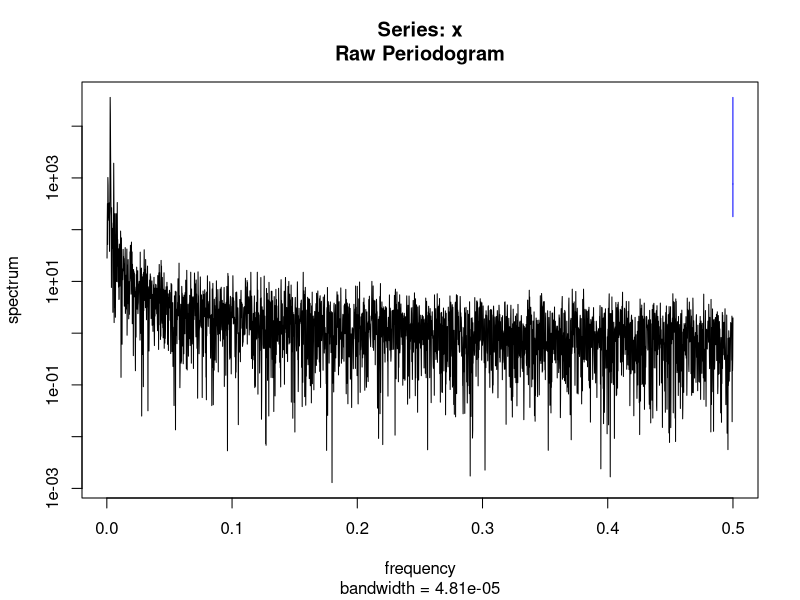
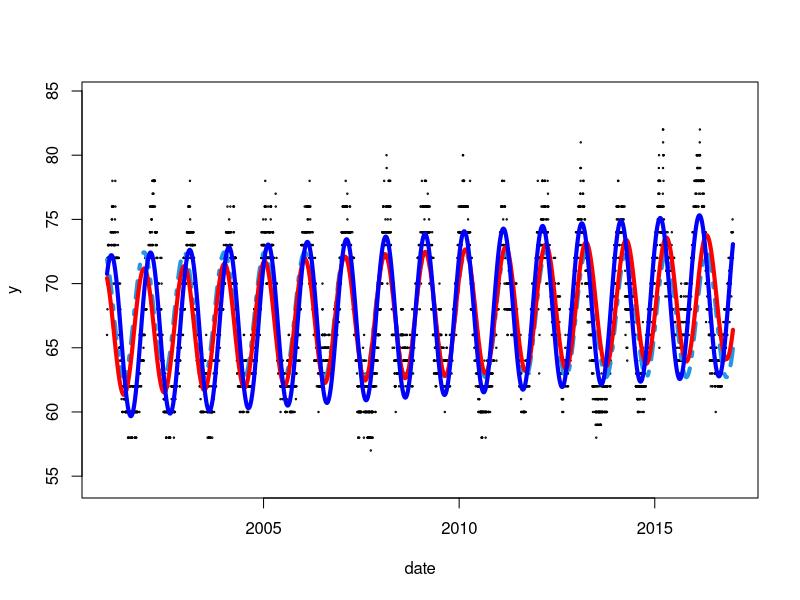
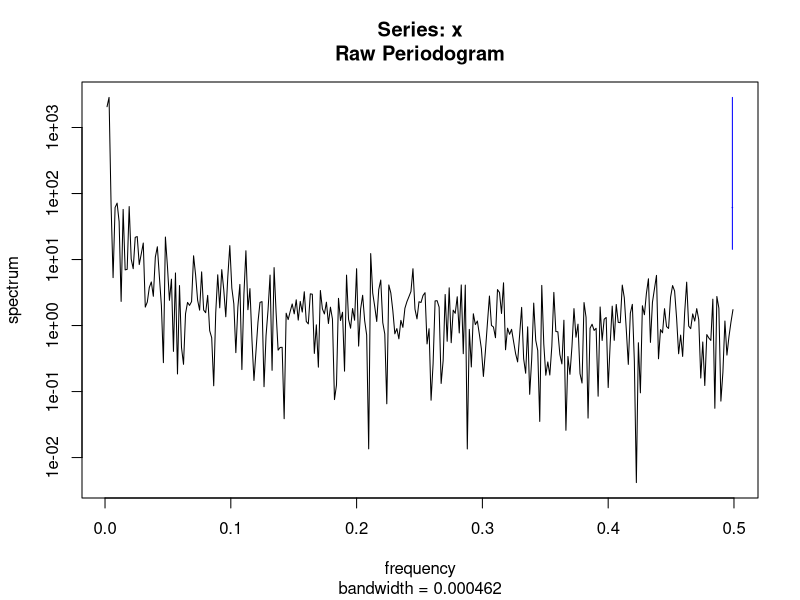
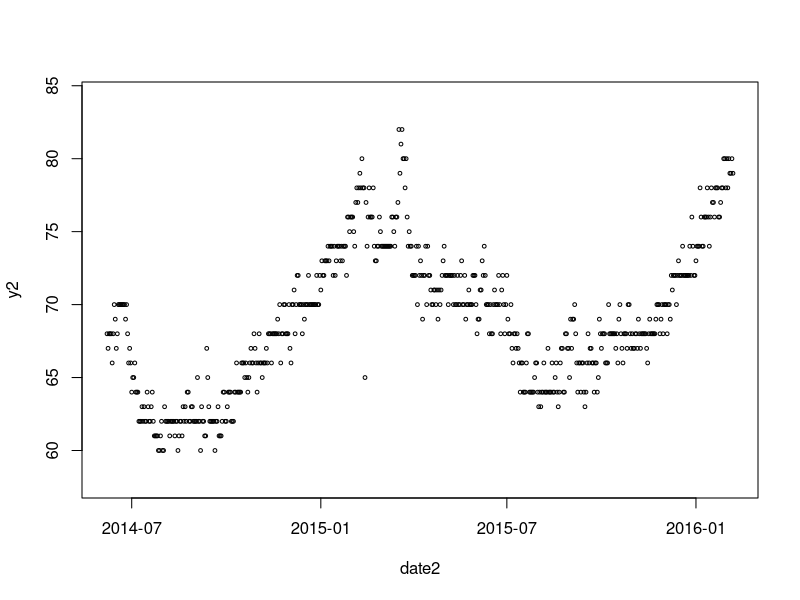

Here is the R script that generated these plots, in order: (Note: this script raises an error after producing the figures.)
setwd('D:/Columbia 17spring/stoch in fin/proj')
#data <- read.csv("nyc_daily_2001_2016.csv")

data<-read.csv("Peru.csv")
y<-data[,3]
y<-as.numeric(as.character(y))
#y<-y[!is.na(y)]
t<-1:length(y)
data$date<-as.Date(data$date,"%m/%d/%Y")
date<-data$date

##reference:http://stats.stackexchange.com/questions/60994/fit-a-sinusoidal-term-to-data
ssp <- spectrum(y)  
per <- 1/ssp$freq[ssp$spec==max(ssp$spec)]
reslm <- lm(y ~ sin(2*pi/per*t)+cos(2*pi/per*t))
summary(reslm)

rg <- diff(range(y))
plot(y~date,ylim=c(min(y)-0.1*rg,max(y)+0.1*rg),cex=0.2)
lines(fitted(reslm)~date,col=4,lty=10,lwd=4)   # dashed blue line is sin fit

# for general model
# linear fit
reslm2 <- lm(y ~ t+sin(2*pi/per*t)+cos(2*pi/per*t))#+sin(4*pi/per*t)+cos(4*pi/per*t))
summary(reslm2)
lines(fitted(reslm2)~date,col='red',lwd=4)    # solid red line is periodic with second harmonic

W = 2*pi/per
reslm_1 <- nls(y ~ cons+A*t+B*sin(W*t)+C*cos(W*t), start=list(cons=66.13, A=0.0004943, B=-2.229,W=W,C=4.333))#+sin(4*pi/per*t)+cos(4*pi/per*t))
summary(reslm_1)
lines(fitted(reslm_1)~date,col='blue',lwd=4)   
fitmean2 <- fitted(reslm_1)

# sigma
sigma1=sd(diff(y)) #using difference of y, the one on the paper
sigma2=sd(y-fitted(reslm2)) #approximate residual standard error



#the condition that trigers El Nino
#El Nino 
for (i in 366:(length(y)-90)){
diff=mean(y[i:(i+30)])-mean(y[(i-365):(i-365+30)])
diff2=mean(y[(i+30):(i+60)])-mean(y[(i+30-365):(i-365+60)])
diff3=mean(y[(i+60):(i+90)])-mean(y[(i+60-365):(i-365+90)])
if (diff>0.1){
  if (diff2>0.1){
    if (diff3>0.1){
      {print(date[i])}
      print(i)}
  }}}


#get the range of El Nino days
#i is from 4906 to 5515
y2<-y[4906:5515]
t2<-4906:5515
date2<-data$date[4906:5515]
ssp <- spectrum(y2)  
per <- 1/ssp$freq[ssp$spec==max(ssp$spec)]
#reslm3 <- lm(y2 ~ sin(2*pi/per*t2)+cos(2*pi/per*t2))
#summary(reslm3)


# to seperately model for El Nino part
rg <- diff(range(y2))
plot(y2~date2,ylim=c(min(y2)-0.1*rg,max(y2)+0.1*rg),cex=0.5)
lines(fitted(reslm3)~date2,col=4,lty=10,lwd=4)   # dashed blue line is sin fit


# linear fit
reslm4 <- lm(y2 ~ t2+sin(2*pi/per*t2)+cos(2*pi/per*t2))#+sin(4*pi/per*t)+cos(4*pi/per*t))
summary(reslm4)
lines(fitted(reslm4)~date2,col="red",lwd=4) 

# non-linear fit
reslm_2 <- nls(y2 ~ cons+A*t2+B*sin(W*t2)+C*cos(W*t2), start=list(cons=38.7837446, A=0.0058093, B=-1.7693087,W=W,C=-4.6415275))#+sin(4*pi/per*t)+cos(4*pi/per*t))
summary(reslm_2)
lines(fitted(reslm_2)~date2,col='blue',lwd=4)   
fitmean2 <- fitted(reslm_2)

# sigma
sigma3=sd(diff(y2)) #using difference of y, the one on the paper
sigma4=sd(y2-fitted(reslm_2)) #approximate residual standard error

